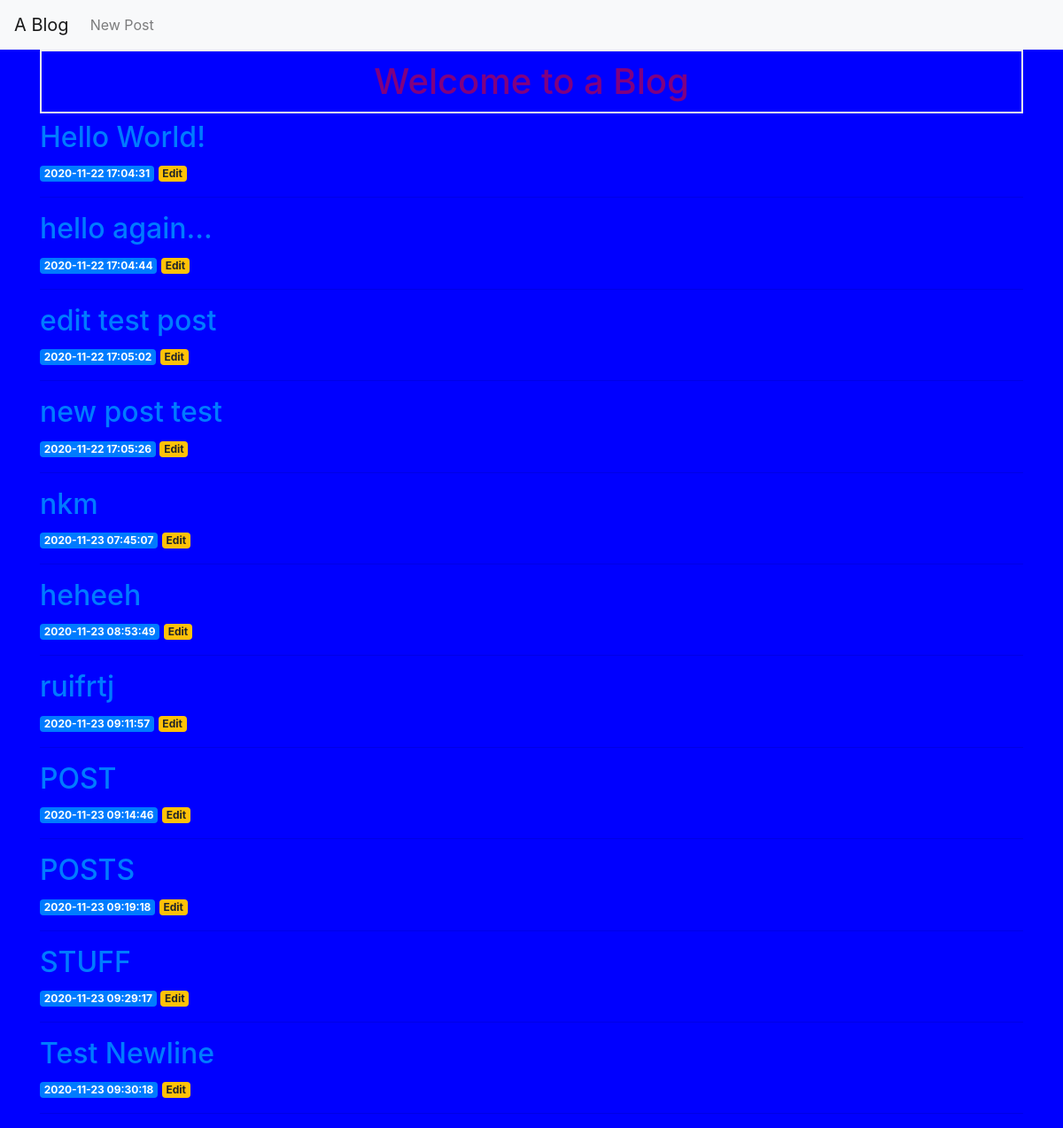
The page / on the database its author committed.
### tables this page shows
CREATE TABLE posts (
    id INTEGER PRIMARY KEY AUTOINCREMENT,
    created TIMESTAMP NOT NULL DEFAULT CURRENT_TIMESTAMP,
    title TEXT NOT NULL,
    content TEXT NOT NULL
);

### app/app.py (the view)
@app.route('/')
def index():
    conn = get_db_connection()
    posts = conn.execute('SELECT * FROM posts').fetchall()
    conn.close()
    return render_template('index.html', posts=posts)

### app/app.py (called while the page is built)
def get_db_connection():
    conn = sqlite3.connect('database.db')
    conn.row_factory = sqlite3.Row
    return conn

### app/templates/index.html
{% extends 'base.html' %}
{% block content %}
    <h1>{% block title %} Welcome to a Blog {% endblock %}</h1>
    {% for post in posts %}
        <a href="{{ url_for('post', post_id=post['id']) }}">
            <h2>{{ post['title'] }}</h2>
        </a>
        <span class="badge badge-primary">{{ post['created'] }}</span>
        <a href="{{ url_for('edit', id=post['id']) }}">
            <span class="badge badge-warning">Edit</span>
        </a>
        <hr>
    {% endfor %}
{% endblock %}

### app/templates/base.html (shortened to what this page needs)
<!doctype html>
<html lang="en">
  <head>
    <link rel="stylesheet" href="https://stackpath.bootstrapcdn.com/bootstrap/4.3.1/css/bootstrap.min.css">
    <link rel="stylesheet" href="{{ url_for('static', filename= 'css/style.css') }}">
  </head>
  <body>
    <nav class="navbar navbar-expand-md navbar-light bg-light">
        <a class="navbar-brand" href="{{ url_for('index')}}">A Blog</a>
        <div class="collapse navbar-collapse" id="navbarNav">
            <ul class="navbar-nav">
            <li class="nav-item">
                <a class="nav-link" href="{{url_for('create')}}">New Post</a>
            </li>
            </ul>
        </div>
    </nav>
    <div class="container">
        {% block content %} {% endblock %}
    </div>
  </body>
</html>

### app/static/css/style.css (style rules this page uses)
body { background: blue; color: yellow; }
h1 { border: 2px #eee solid; color: Purple; text-align: center; padding: 10px; }

### rows shown on the page
posts: title "Hello World!", created "2020-11-22 17:04:31"
posts: title "hello again...", created "2020-11-22 17:04:44"
posts: title "edit test post", created "2020-11-22 17:05:02"
posts: title "new post test", created "2020-11-22 17:05:26"
posts: title "nkm", created "2020-11-23 07:45:07"
posts: title "heheeh", created "2020-11-23 08:53:49"
posts: title "ruifrtj", created "2020-11-23 09:11:57"
posts: title "POST", created "2020-11-23 09:14:46"
posts: title "POSTS", created "2020-11-23 09:19:18"
posts: title "STUFF", created "2020-11-23 09:29:17"
posts: title "Test Newline", created "2020-11-23 09:30:18"
